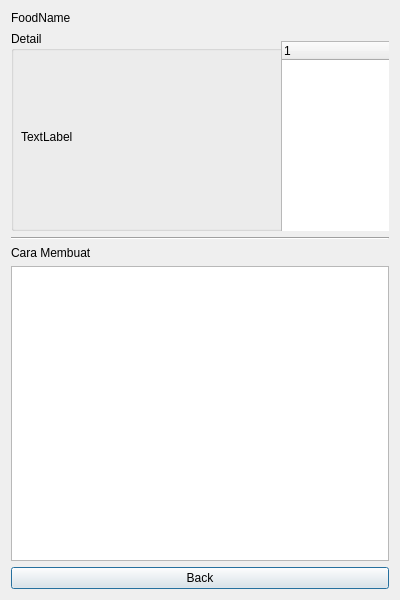
<?xml version="1.0" encoding="UTF-8"?>
<ui version="4.0">
 <class>detailDialog</class>
 <widget class="QDialog" name="detailDialog">
  <property name="geometry">
   <rect>
    <x>0</x>
    <y>0</y>
    <width>400</width>
    <height>600</height>
   </rect>
  </property>
  <property name="windowTitle">
   <string>Dialog</string>
  </property>
  <layout class="QVBoxLayout" name="verticalLayout">
   <item>
    <widget class="QLabel" name="foodNameLabel">
     <property name="text">
      <string>FoodName</string>
     </property>
    </widget>
   </item>
   <item>
    <widget class="QGroupBox" name="groupBox">
     <property name="minimumSize">
      <size>
       <width>351</width>
       <height>200</height>
      </size>
     </property>
     <property name="title">
      <string>Detail</string>
     </property>
     <widget class="QLabel" name="foodImageLabel">
      <property name="geometry">
       <rect>
        <x>10</x>
        <y>20</y>
        <width>241</width>
        <height>171</height>
       </rect>
      </property>
      <property name="sizePolicy">
       <sizepolicy hsizetype="Fixed" vsizetype="Expanding">
        <horstretch>0</horstretch>
        <verstretch>0</verstretch>
       </sizepolicy>
      </property>
      <property name="minimumSize">
       <size>
        <width>172</width>
        <height>0</height>
       </size>
      </property>
      <property name="baseSize">
       <size>
        <width>300</width>
        <height>500</height>
       </size>
      </property>
      <property name="text">
       <string>TextLabel</string>
      </property>
     </widget>
     <widget class="QTreeWidget" name="foodRecipe">
      <property name="geometry">
       <rect>
        <x>270</x>
        <y>10</y>
        <width>131</width>
        <height>201</height>
       </rect>
      </property>
      <property name="sizePolicy">
       <sizepolicy hsizetype="Fixed" vsizetype="Expanding">
        <horstretch>0</horstretch>
        <verstretch>0</verstretch>
       </sizepolicy>
      </property>
      <column>
       <property name="text">
        <string notr="true">1</string>
       </property>
      </column>
     </widget>
    </widget>
   </item>
   <item>
    <widget class="Line" name="line">
     <property name="orientation">
      <enum>Qt::Horizontal</enum>
     </property>
    </widget>
   </item>
   <item>
    <widget class="QLabel" name="label_3">
     <property name="text">
      <string>Cara Membuat</string>
     </property>
    </widget>
   </item>
   <item>
    <widget class="QTextBrowser" name="foodDescription"/>
   </item>
   <item>
    <widget class="QPushButton" name="pushButton_2">
     <property name="text">
      <string>Back</string>
     </property>
    </widget>
   </item>
  </layout>
 </widget>
 <resources/>
 <connections/>
</ui>
